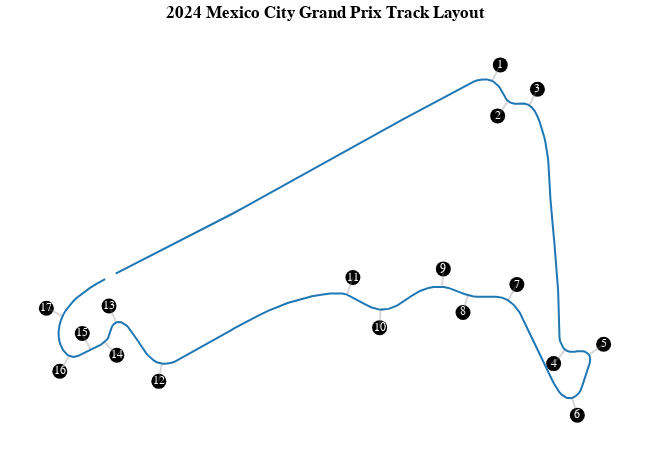

This figure's notebook cell:
### Code cell
# Get an array of shape [n, 2] where n is the number of points and the second
# axis is x and y.
track = pos.loc[:, ('X', 'Y')].to_numpy()

# Convert the rotation angle from degrees to radian.
track_angle = circuit_info.rotation / 180 * np.pi

# Rotate and plot the track map.
rotated_track = rotate(track, angle=track_angle)
df=pd.DataFrame(rotated_track)
df.columns=["x","y"]
fig=px.line(df, 
            x="x", 
            y="y",
            template="simple_white",
            title="<b>{} {} Track Layout</b>".format(year,race)
            )

offset_vector = [500, 0]  # offset length is chosen arbitrarily to 'look good'

# Iterate over all corners.
for _, corner in circuit_info.corners.iterrows():
    # Create a string from corner number and letter
    txt = f"{corner['Number']}{corner['Letter']}"

    # Convert the angle from degrees to radian.
    offset_angle = corner['Angle'] / 180 * np.pi

    # Rotate the offset vector so that it points sideways from the track.
    offset_x, offset_y = rotate(offset_vector, angle=offset_angle)

    # Add the offset to the position of the corner
    text_x = corner['X'] + offset_x
    text_y = corner['Y'] + offset_y

    # # Rotate the text position equivalently to the rest of the track map
    text_x, text_y = rotate([text_x, text_y], angle=track_angle)
    x_text=pd.DataFrame(pd.Series(text_x))
    y_text=pd.DataFrame(pd.Series(text_y))
    text_df=pd.concat([x_text,y_text],axis=1)
    text_df.columns=["x","y"]
    text_df["txt"]=txt

    # Rotate the center of the corner equivalently to the rest of the track map
    track_x, track_y = rotate([corner['X'], corner['Y']], angle=track_angle)
    x_track=pd.DataFrame(pd.Series(track_x))
    y_track=pd.DataFrame(pd.Series(track_y))
    track_df=pd.concat([x_track,y_track],axis=1 )
    track_df.columns=["x","y"]

    # Draw a circle next to the track.
    fig2=px.scatter(text_df, x="x", y="y",color_discrete_sequence=['black'], text='txt')
    fig2.update_traces(marker_size=15)

    fig.add_traces(
    list(fig2.select_traces())
    )

    fig.add_shape(type="line", x0=text_df["x"].values[0]+0, y0=text_df["y"].values[0]+0, x1=track_df["x"].values[0], y1=track_df["y"].values[0], line_width=2, line_dash="solid", line_color="grey")
    # fig.add_shape(type="line", x0=186.249866, y0=-2304.237881, x1=216.207531, y1=-2803.339613, line_width=2, line_dash="dash", line_color="grey")

    # Draw a line from the track to the circle.
    # fig3=px.line([track_x, text_x], [track_y, text_y])

# plt.title(session.event['Location'])
# plt.xticks([])
# plt.yticks([])
# plt.axis('equal')
# plt.show()
fig.update_xaxes(title_text='', showticklabels=False,visible=False)      # Remove axis titles
fig.update_yaxes(title_text='', showticklabels=False,visible=False)
fig.update_traces(textposition='middle center',textfont_color='white')


fig.update_layout(
    height=450, width=650, 
    title_x=0.5,
    margin=dict(l=5, r=5, t=35, b=5),
    hoverlabel=dict(
    bgcolor="white",
    font_size=16,
    font_family="PT Sans Narrow"
    ),
    font=dict(
        family="PT Sans Narrow",
        size=12,
        color="Black"
    ),
    title_font_family="PT Sans Narrow"
)
fig.show()

### Figure 1 — Plotly figure (JSON) as saved in the notebook; plotly's stock layout.template omitted (floating-point values rounded to 4 significant figures; data arrays with more than 128 entries replaced by an {"elided": "..."} marker saying what was removed)
{"data": [{"hovertemplate": "x=%{x}<br>y=%{y}<extra></extra>", "legendgroup": "", "line": {"color": "#1F77B4", "dash": "solid"}, "marker": {"symbol": "circle"}, "mode": "lines", "name": "", "orientation": "v", "showlegend": false, "textfont": {"color": "white"}, "textposition": "middle center", "type": "scatter", "x": {"elided": "310 float values"}, "xaxis": "x", "y": {"elided": "310 float values"}, "yaxis": "y"}, {"hovertemplate": "x=%{x}<br>y=%{y}<br>txt=%{text}<extra></extra>", "legendgroup": "", "marker": {"color": "black", "size": 15, "symbol": "circle"}, "mode": "markers+text", "name": "", "orientation": "v", "showlegend": false, "text": ["1"], "textfont": {"color": "white"}, "textposition": "middle center", "type": "scatter", "x": [9936.0], "xaxis": "x", "y": [6732.0], "yaxis": "y"}, {"hovertemplate": "x=%{x}<br>y=%{y}<br>txt=%{text}<extra></extra>", "legendgroup": "", "marker": {"color": "black", "size": 15, "symbol": "circle"}, "mode": "markers+text", "name": "", "orientation": "v", "showlegend": false, "text": ["2"], "textfont": {"color": "white"}, "textposition": "middle center", "type": "scatter", "x": [9863.0], "xaxis": "x", "y": [5319.0], "yaxis": "y"}, {"hovertemplate": "x=%{x}<br>y=%{y}<br>txt=%{text}<extra></extra>", "legendgroup": "", "marker": {"color": "black", "size": 15, "symbol": "circle"}, "mode": "markers+text", "name": "", "orientation": "v", "showlegend": false, "text": ["3"], "textfont": {"color": "white"}, "textposition": "middle center", "type": "scatter", "x": [10960.0], "xaxis": "x", "y": [6058.0], "yaxis": "y"}, {"hovertemplate": "x=%{x}<br>y=%{y}<br>txt=%{text}<extra></extra>", "legendgroup": "", "marker": {"color": "black", "size": 15, "symbol": "circle"}, "mode": "markers+text", "name": "", "orientation": "v", "showlegend": false, "text": ["4"], "textfont": {"color": "white"}, "textposition": "middle center", "type": "scatter", "x": [11410.0], "xaxis": "x", "y": [-1542.0], "yaxis": "y"}, {"hovertemplate": "x=%{x}<br>y=%{y}<br>txt=%{text}<extra></extra>", "legendgroup": "", "marker": {"color": "black", "size": 15, "symbol": "circle"}, "mode": "markers+text", "name": "", "orientation": "v", "showlegend": false, "text": ["5"], "textfont": {"color": "white"}, "textposition": "middle center", "type": "scatter", "x": [12790.0], "xaxis": "x", "y": [-1007.0], "yaxis": "y"}, {"hovertemplate": "x=%{x}<br>y=%{y}<br>txt=%{text}<extra></extra>", "legendgroup": "", "marker": {"color": "black", "size": 15, "symbol": "circle"}, "mode": "markers+text", "name": "", "orientation": "v", "showlegend": false, "text": ["6"], "textfont": {"color": "white"}, "textposition": "middle center", "type": "scatter", "x": [12070.0], "xaxis": "x", "y": [-2969.0], "yaxis": "y"}, {"hovertemplate": "x=%{x}<br>y=%{y}<br>txt=%{text}<extra></extra>", "legendgroup": "", "marker": {"color": "black", "size": 15, "symbol": "circle"}, "mode": "markers+text", "name": "", "orientation": "v", "showlegend": false, "text": ["7"], "textfont": {"color": "white"}, "textposition": "middle center", "type": "scatter", "x": [10390.0], "xaxis": "x", "y": [647.9], "yaxis": "y"}, {"hovertemplate": "x=%{x}<br>y=%{y}<br>txt=%{text}<extra></extra>", "legendgroup": "", "marker": {"color": "black", "size": 15, "symbol": "circle"}, "mode": "markers+text", "name": "", "orientation": "v", "showlegend": false, "text": ["8"], "textfont": {"color": "white"}, "textposition": "middle center", "type": "scatter", "x": [8904.0], "xaxis": "x", "y": [-125.2], "yaxis": "y"}, {"hovertemplate": "x=%{x}<br>y=%{y}<br>txt=%{text}<extra></extra>", "legendgroup": "", "marker": {"color": "black", "size": 15, "symbol": "circle"}, "mode": "markers+text", "name": "", "orientation": "v", "showlegend": false, "text": ["9"], "textfont": {"color": "white"}, "textposition": "middle center", "type": "scatter", "x": [8359.0], "xaxis": "x", "y": [1081.0], "yaxis": "y"}, {"hovertemplate": "x=%{x}<br>y=%{y}<br>txt=%{text}<extra></extra>", "legendgroup": "", "marker": {"color": "black", "size": 15, "symbol": "circle"}, "mode": "markers+text", "name": "", "orientation": "v", "showlegend": false, "text": ["10"], "textfont": {"color": "white"}, "textposition": "middle center", "type": "scatter", "x": [6596.0], "xaxis": "x", "y": [-545.8], "yaxis": "y"}, {"hovertemplate": "x=%{x}<br>y=%{y}<br>txt=%{text}<extra></extra>", "legendgroup": "", "marker": {"color": "black", "size": 15, "symbol": "circle"}, "mode": "markers+text", "name": "", "orientation": "v", "showlegend": false, "text": ["11"], "textfont": {"color": "white"}, "textposition": "middle center", "type": "scatter", "x": [5857.0], "xaxis": "x", "y": [841.6], "yaxis": "y"}, {"hovertemplate": "x=%{x}<br>y=%{y}<br>txt=%{text}<extra></extra>", "legendgroup": "", "marker": {"color": "black", "size": 15, "symbol": "circle"}, "mode": "markers+text", "name": "", "orientation": "v", "showlegend": false, "text": ["12"], "textfont": {"color": "white"}, "textposition": "middle center", "type": "scatter", "x": [487.1], "xaxis": "x", "y": [-2033.0], "yaxis": "y"}, {"hovertemplate": "x=%{x}<br>y=%{y}<br>txt=%{text}<extra></extra>", "legendgroup": "", "marker": {"color": "black", "size": 15, "symbol": "circle"}, "mode": "markers+text", "name": "", "orientation": "v", "showlegend": false, "text": ["13"], "textfont": {"color": "white"}, "textposition": "middle center", "type": "scatter", "x": [-890.3], "xaxis": "x", "y": [53.2], "yaxis": "y"}, {"hovertemplate": "x=%{x}<br>y=%{y}<br>txt=%{text}<extra></extra>", "legendgroup": "", "marker": {"color": "black", "size": 15, "symbol": "circle"}, "mode": "markers+text", "name": "", "orientation": "v", "showlegend": false, "text": ["14"], "textfont": {"color": "white"}, "textposition": "middle center", "type": "scatter", "x": [-674.8], "xaxis": "x", "y": [-1312.0], "yaxis": "y"}, {"hovertemplate": "x=%{x}<br>y=%{y}<br>txt=%{text}<extra></extra>", "legendgroup": "", "marker": {"color": "black", "size": 15, "symbol": "circle"}, "mode": "markers+text", "name": "", "orientation": "v", "showlegend": false, "text": ["15"], "textfont": {"color": "white"}, "textposition": "middle center", "type": "scatter", "x": [-1631.0], "xaxis": "x", "y": [-707.2], "yaxis": "y"}, {"hovertemplate": "x=%{x}<br>y=%{y}<br>txt=%{text}<extra></extra>", "legendgroup": "", "marker": {"color": "black", "size": 15, "symbol": "circle"}, "mode": "markers+text", "name": "", "orientation": "v", "showlegend": false, "text": ["16"], "textfont": {"color": "white"}, "textposition": "middle center", "type": "scatter", "x": [-2253.0], "xaxis": "x", "y": [-1752.0], "yaxis": "y"}, {"hovertemplate": "x=%{x}<br>y=%{y}<br>txt=%{text}<extra></extra>", "legendgroup": "", "marker": {"color": "black", "size": 15, "symbol": "circle"}, "mode": "markers+text", "name": "", "orientation": "v", "showlegend": false, "text": ["17"], "textfont": {"color": "white"}, "textposition": "middle center", "type": "scatter", "x": [-2624.0], "xaxis": "x", "y": [-7.17], "yaxis": "y"}], "layout": {"font": {"color": "Black", "family": "PT Sans Narrow", "size": 12}, "height": 450, "hoverlabel": {"bgcolor": "white", "font": {"family": "PT Sans Narrow", "size": 16}}, "legend": {"tracegroupgap": 0}, "margin": {"b": 5, "l": 5, "r": 5, "t": 35}, "shapes": [{"line": {"color": "grey", "dash": "solid", "width": 2}, "type": "line", "x0": 9936.0, "x1": 9708.0, "y0": 6732.0, "y1": 6287.0}, {"line": {"color": "grey", "dash": "solid", "width": 2}, "type": "line", "x0": 9863.0, "x1": 10150.0, "y0": 5319.0, "y1": 5726.0}, {"line": {"color": "grey", "dash": "solid", "width": 2}, "type": "line", "x0": 10960.0, "x1": 10740.0, "y0": 6058.0, "y1": 5613.0}, {"line": {"color": "grey", "dash": "solid", "width": 2}, "type": "line", "x0": 11410.0, "x1": 11730.0, "y0": -1542.0, "y1": -1160.0}, {"line": {"color": "grey", "dash": "solid", "width": 2}, "type": "line", "x0": 12790.0, "x1": 12390.0, "y0": -1007.0, "y1": -1299.0}, {"line": {"color": "grey", "dash": "solid", "width": 2}, "type": "line", "x0": 12070.0, "x1": 11920.0, "y0": -2969.0, "y1": -2491.0}, {"line": {"color": "grey", "dash": "solid", "width": 2}, "type": "line", "x0": 10390.0, "x1": 10150.0, "y0": 647.9, "y1": 210.4}, {"line": {"color": "grey", "dash": "solid", "width": 2}, "type": "line", "x0": 8904.0, "x1": 9038.0, "y0": -125.2, "y1": 356.4}, {"line": {"color": "grey", "dash": "solid", "width": 2}, "type": "line", "x0": 8359.0, "x1": 8327.0, "y0": 1081.0, "y1": 582.0}, {"line": {"color": "grey", "dash": "solid", "width": 2}, "type": "line", "x0": 6596.0, "x1": 6622.0, "y0": -545.8, "y1": -46.49}, {"line": {"color": "grey", "dash": "solid", "width": 2}, "type": "line", "x0": 5857.0, "x1": 5693.0, "y0": 841.6, "y1": 369.1}, {"line": {"color": "grey", "dash": "solid", "width": 2}, "type": "line", "x0": 487.1, "x1": 569.9, "y0": -2033.0, "y1": -1540.0}, {"line": {"color": "grey", "dash": "solid", "width": 2}, "type": "line", "x0": -890.3, "x1": -685.8, "y0": 53.2, "y1": -403.1}, {"line": {"color": "grey", "dash": "solid", "width": 2}, "type": "line", "x0": -674.8, "x1": -1013.0, "y0": -1312.0, "y1": -943.2}, {"line": {"color": "grey", "dash": "solid", "width": 2}, "type": "line", "x0": -1631.0, "x1": -1400.0, "y0": -707.2, "y1": -1151.0}, {"line": {"color": "grey", "dash": "solid", "width": 2}, "type": "line", "x0": -2253.0, "x1": -1991.0, "y0": -1752.0, "y1": -1326.0}, {"line": {"color": "grey", "dash": "solid", "width": 2}, "type": "line", "x0": -2624.0, "x1": -2174.0, "y0": -7.17, "y1": -226.1}], "title": {"font": {"family": "PT Sans Narrow"}, "text": "<b>2024 Mexico City Grand Prix Track Layout</b>", "x": 0.5}, "width": 650, "xaxis": {"anchor": "y", "domain": [0, 1], "showticklabels": false, "title": {"text": ""}, "visible": false}, "yaxis": {"anchor": "x", "domain": [0, 1], "showticklabels": false, "title": {"text": ""}, "visible": false}}}
